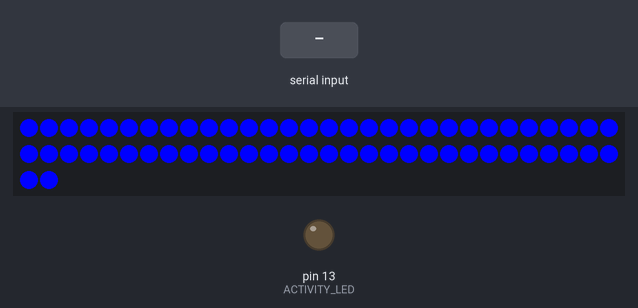
The sketch below on a simulated Arduino Uno, built with avr-gcc and run on an emulated ATmega328P. On the bench: 62 RGB LEDs in strip order, left to right, continuing on the next row, output pins drawn as LEDs (lit = HIGH). The inputs (shaded band) are chosen by the test bench. What the sketch prints to the serial monitor is not drawn.

Above: at 0.1 s.
At 0.6 s:
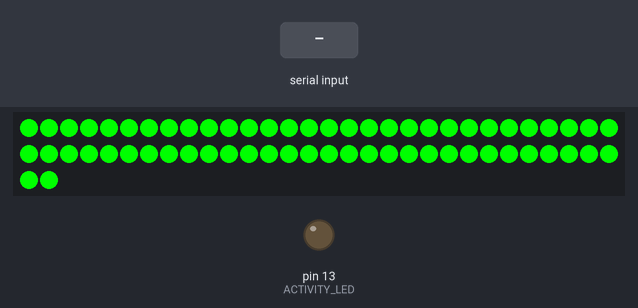
At 1.1 s:
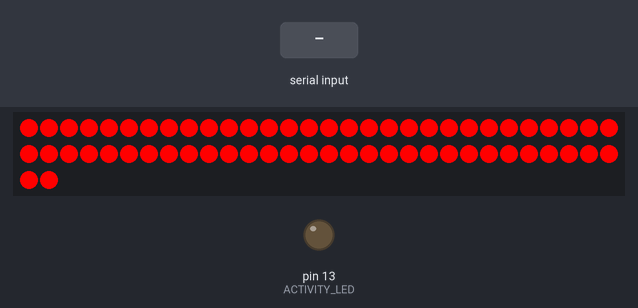
2.8 s: "90,45,200\n" received over Serial
4.3 s: "T90\n" received over Serial
5.8 s: "T,45\n" received over Serial
Timing chart, 0 to 8.8 s (numbered marks = the images above; inputs shaded):
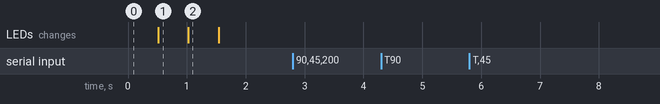

The sketch:

WS2801LedControllerSerial.ino
```cpp
#include "SPI.h"
#include "Adafruit_WS2801.h"

#define MAX_MESSAGE_SIZE 512
#define NUM_LEDS 62
#define SPI_DATA_PIN 2         // Yellow wire on Adafruit Pixels
#define SPI_CLOCK_PIN 3        // Green wire on Adafruit Pixels
#define ACTIVITY_LED 13
#define BAUD_RATE 115200

Adafruit_WS2801 strip = Adafruit_WS2801(NUM_LEDS, SPI_DATA_PIN, SPI_CLOCK_PIN);

uint8_t dataBuf[MAX_MESSAGE_SIZE];
uint16_t writePtr = 0;

void setup() {
// init LED
  pinMode(ACTIVITY_LED, OUTPUT);

  Serial.begin(BAUD_RATE);
  while (!Serial) {
    ; // wait for serial port to connect.
  }

  Serial.print("Number of leds: ");
  Serial.println(strip.numPixels());
  Serial.println("Valid command: T00FF00000100FF00020000FF");

  strip.begin();

  blinkStripRGB();
  strip.show();
}


void loop() {
  checkSerial();
}

// 'T' 'ID' 'RR GG BB'
// 'T' = Text message, 'ID' = LedId (0-99), 'RRGGBB' = RGB 00-FF
// T01FF0000

// 'N' CC ID RR GG BB
// 'N' = Numeric message, C = count of led blocks, ID = LedId (0-FF), RRGGBB = RGB 00-FF

void checkSerial() {
  if( Serial.available() ) {
    dataBuf[writePtr++] = Serial.read();
    if(messageReceived()) {
      writePtr = 0;
      strip.show();
    } else if(writePtr == MAX_MESSAGE_SIZE) {
      writePtr = 0;
    }
  }
}

boolean messageReceived() {
  if(writePtr >= 1) {
    switch(dataBuf[0]) {
      case 'T':
        return decodeTextMessage();
      case 'N':
        return decodeNumericMessage();
      default: // garbage received
        Serial.println("WARNING: garbage received!");
        printDataBuf();
        writePtr = 0;
    }
  }
  return false;
}

boolean decodeNumericMessage() {
  if(writePtr >= 2) {
      int blocks = dataBuf[1];
      int len = blocks * 4;
      if(writePtr == len + 2) {

        for(int i=2; i < len; ) {
          strip.setPixelColor(dataBuf[i++], color(dataBuf[i++], dataBuf[i++], dataBuf[i++]));
        }
        return true;
      }
  }
  return false;
}

// T00FF00000100FF00020000FF
boolean decodeTextMessage() {
  int len = -1;
  for(int i=0; i < writePtr; i++) {
    if(dataBuf[i] == '\n') {
      len = i;
    }
  }

  if(len > 1) {
    Serial.print("len: ");
    Serial.println(len);
    printDataBuf();
    for(int i=1; i<len; ) {
      char id[2];
      id[0] = dataBuf[i++];
      id[1] = dataBuf[i++];

      byte led = atoi(id);
      uint32_t rgb = (atoi(dataBuf[i++]) << 4) |
                     (atoi(dataBuf[i++]) << 0) |
                     (atoi(dataBuf[i++]) << 12) |
                     (atoi(dataBuf[i++]) << 8) |
                     (atoi(dataBuf[i++]) << 20) |
                     (atoi(dataBuf[i++]) << 16);
      strip.setPixelColor(led, rgb);
    }
    return true;
  }
  return false;
}

uint32_t atoi(byte b) {
  if(b >= '0' && b <= '9') {
    return b - 48;
  }
  if(b >= 'A' && b <= 'F') {
    return b - 55;
  }
  if(b >= 'a' && b <= 'f') {
    return b - 87;
  }
}

void clearStrip() {
  int i;
  for (i=0; i < strip.numPixels(); i++) {
     strip.setPixelColor(i, color(0,0,0));
  }
  strip.show();
}

void blinkStripRGB() {
  int i;
  for (i=0; i < strip.numPixels(); i++) {
     strip.setPixelColor(i, color(0xFF,0,0));
  }
  strip.show();
  delay(500);
  for (i=0; i < strip.numPixels(); i++) {
     strip.setPixelColor(i, color(0,0xFF,0));
  }
  strip.show();
  delay(500);
  for (i=0; i < strip.numPixels(); i++) {
     strip.setPixelColor(i, color(0,0,0xFF));
  }
  strip.show();
  delay(500);
  clearStrip();
}

// Create a 24 bit color value from R,G,B
uint32_t color(byte r, byte g, byte b) {
  uint32_t c;
  c = b;
  c <<= 8;
  c |= g;
  c <<= 8;
  c |= r;
  return c;
}

void printDataBuf() {
  int i;
  Serial.print("LEN: ");
  Serial.print(writePtr);
  Serial.print(" DATA: ");
  for (i = 0; i < writePtr; i++) {
    Serial.print(dataBuf[i], HEX);
    Serial.print(" ");
  }
  Serial.println();
}
```

Measured:
- after the input at 2.8 s, every drawn part: stays the same
- after the input at 4.3 s, every drawn part: stays the same
- after the input at 5.8 s, every drawn part: stays the same
- what the display in image 1 shows lasts 0.5 s, from 0.5 s to 1.0 s
